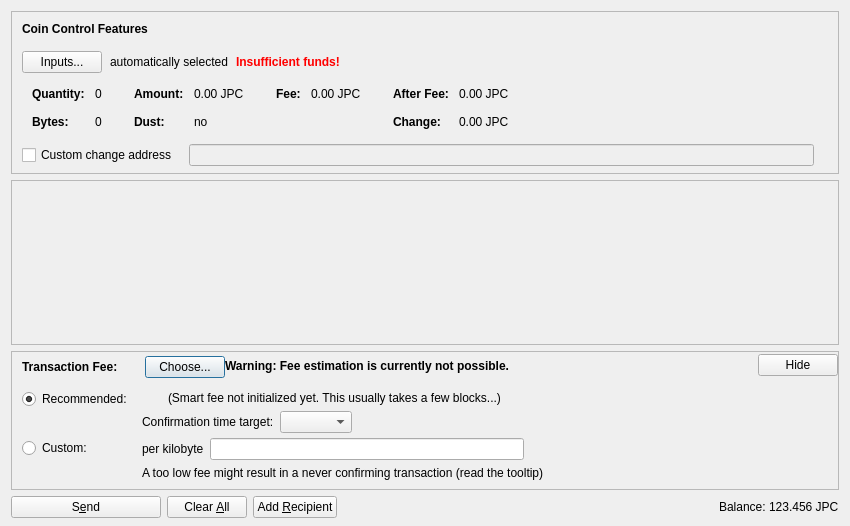
<?xml version="1.0" encoding="UTF-8"?>
<ui version="4.0">
 <class>SendCoinsDialog</class>
 <widget class="QDialog" name="SendCoinsDialog">
  <property name="geometry">
   <rect>
    <x>0</x>
    <y>0</y>
    <width>850</width>
    <height>526</height>
   </rect>
  </property>
  <property name="windowTitle">
   <string>Send Coins</string>
  </property>
  <layout class="QVBoxLayout" name="verticalLayout" stretch="0,1,0,0">
   <property name="bottomMargin">
    <number>8</number>
   </property>
   <item>
    <widget class="QFrame" name="frameCoinControl">
     <property name="sizePolicy">
      <sizepolicy hsizetype="Expanding" vsizetype="Expanding">
       <horstretch>0</horstretch>
       <verstretch>0</verstretch>
      </sizepolicy>
     </property>
     <property name="maximumSize">
      <size>
       <width>16777215</width>
       <height>16777215</height>
      </size>
     </property>
     <property name="frameShape">
      <enum>QFrame::StyledPanel</enum>
     </property>
     <property name="frameShadow">
      <enum>QFrame::Sunken</enum>
     </property>
     <layout class="QVBoxLayout" name="verticalLayoutCoinControl2">
      <property name="spacing">
       <number>0</number>
      </property>
      <property name="leftMargin">
       <number>0</number>
      </property>
      <property name="topMargin">
       <number>0</number>
      </property>
      <property name="rightMargin">
       <number>0</number>
      </property>
      <property name="bottomMargin">
       <number>6</number>
      </property>
      <item>
       <layout class="QVBoxLayout" name="verticalLayoutCoinControl" stretch="0,0,0,0,1">
        <property name="spacing">
         <number>0</number>
        </property>
        <property name="leftMargin">
         <number>10</number>
        </property>
        <property name="topMargin">
         <number>10</number>
        </property>
        <item>
         <layout class="QHBoxLayout" name="horizontalLayoutCoinControl1">
          <property name="bottomMargin">
           <number>15</number>
          </property>
          <item>
           <widget class="QLabel" name="labelCoinControlFeatures">
            <property name="sizePolicy">
             <sizepolicy hsizetype="Preferred" vsizetype="Maximum">
              <horstretch>0</horstretch>
              <verstretch>0</verstretch>
             </sizepolicy>
            </property>
            <property name="font">
             <font>
              <weight>75</weight>
              <bold>true</bold>
             </font>
            </property>
            <property name="styleSheet">
             <string notr="true">font-weight:bold;</string>
            </property>
            <property name="text">
             <string>Coin Control Features</string>
            </property>
           </widget>
          </item>
         </layout>
        </item>
        <item>
         <layout class="QHBoxLayout" name="horizontalLayoutCoinControl2" stretch="0,0,0,0">
          <property name="spacing">
           <number>8</number>
          </property>
          <property name="bottomMargin">
           <number>10</number>
          </property>
          <item>
           <widget class="QPushButton" name="pushButtonCoinControl">
            <property name="styleSheet">
             <string notr="true"/>
            </property>
            <property name="text">
             <string>Inputs...</string>
            </property>
            <property name="autoDefault">
             <bool>false</bool>
            </property>
           </widget>
          </item>
          <item>
           <widget class="QLabel" name="labelCoinControlAutomaticallySelected">
            <property name="text">
             <string>automatically selected</string>
            </property>
            <property name="margin">
             <number>5</number>
            </property>
           </widget>
          </item>
          <item>
           <widget class="QLabel" name="labelCoinControlInsuffFunds">
            <property name="font">
             <font>
              <weight>75</weight>
              <bold>true</bold>
             </font>
            </property>
            <property name="styleSheet">
             <string notr="true">color:red;font-weight:bold;</string>
            </property>
            <property name="text">
             <string>Insufficient funds!</string>
            </property>
            <property name="margin">
             <number>5</number>
            </property>
           </widget>
          </item>
          <item>
           <spacer name="horizontalSpacerCoinControl">
            <property name="orientation">
             <enum>Qt::Horizontal</enum>
            </property>
            <property name="sizeHint" stdset="0">
             <size>
              <width>40</width>
              <height>1</height>
             </size>
            </property>
           </spacer>
          </item>
         </layout>
        </item>
        <item>
         <widget class="QWidget" name="widgetCoinControl" native="true">
          <property name="sizePolicy">
           <sizepolicy hsizetype="Preferred" vsizetype="Preferred">
            <horstretch>0</horstretch>
            <verstretch>0</verstretch>
           </sizepolicy>
          </property>
          <property name="minimumSize">
           <size>
            <width>0</width>
            <height>0</height>
           </size>
          </property>
          <property name="styleSheet">
           <string notr="true"/>
          </property>
          <layout class="QHBoxLayout" name="horizontalLayoutCoinControl5">
           <property name="leftMargin">
            <number>0</number>
           </property>
           <property name="topMargin">
            <number>0</number>
           </property>
           <property name="rightMargin">
            <number>0</number>
           </property>
           <property name="bottomMargin">
            <number>0</number>
           </property>
           <item>
            <layout class="QHBoxLayout" name="horizontalLayoutCoinControl3" stretch="0,0,0,1">
             <property name="spacing">
              <number>20</number>
             </property>
             <property name="topMargin">
              <number>0</number>
             </property>
             <property name="bottomMargin">
              <number>10</number>
             </property>
             <item>
              <layout class="QFormLayout" name="formLayoutCoinControl1">
               <property name="horizontalSpacing">
                <number>10</number>
               </property>
               <property name="verticalSpacing">
                <number>14</number>
               </property>
               <property name="leftMargin">
                <number>10</number>
               </property>
               <property name="topMargin">
                <number>4</number>
               </property>
               <property name="rightMargin">
                <number>6</number>
               </property>
               <item row="0" column="0">
                <widget class="QLabel" name="labelCoinControlQuantityText">
                 <property name="font">
                  <font>
                   <weight>75</weight>
                   <bold>true</bold>
                  </font>
                 </property>
                 <property name="text">
                  <string>Quantity:</string>
                 </property>
                 <property name="margin">
                  <number>0</number>
                 </property>
                </widget>
               </item>
               <item row="0" column="1">
                <widget class="QLabel" name="labelCoinControlQuantity">
                 <property name="cursor">
                  <cursorShape>IBeamCursor</cursorShape>
                 </property>
                 <property name="contextMenuPolicy">
                  <enum>Qt::ActionsContextMenu</enum>
                 </property>
                 <property name="text">
                  <string notr="true">0</string>
                 </property>
                 <property name="margin">
                  <number>0</number>
                 </property>
                 <property name="textInteractionFlags">
                  <set>Qt::LinksAccessibleByMouse|Qt::TextSelectableByKeyboard|Qt::TextSelectableByMouse</set>
                 </property>
                </widget>
               </item>
               <item row="1" column="0">
                <widget class="QLabel" name="labelCoinControlBytesText">
                 <property name="font">
                  <font>
                   <weight>75</weight>
                   <bold>true</bold>
                  </font>
                 </property>
                 <property name="text">
                  <string>Bytes:</string>
                 </property>
                </widget>
               </item>
               <item row="1" column="1">
                <widget class="QLabel" name="labelCoinControlBytes">
                 <property name="cursor">
                  <cursorShape>IBeamCursor</cursorShape>
                 </property>
                 <property name="contextMenuPolicy">
                  <enum>Qt::ActionsContextMenu</enum>
                 </property>
                 <property name="text">
                  <string notr="true">0</string>
                 </property>
                 <property name="textInteractionFlags">
                  <set>Qt::LinksAccessibleByMouse|Qt::TextSelectableByKeyboard|Qt::TextSelectableByMouse</set>
                 </property>
                </widget>
               </item>
              </layout>
             </item>
             <item>
              <layout class="QFormLayout" name="formLayoutCoinControl2">
               <property name="horizontalSpacing">
                <number>10</number>
               </property>
               <property name="verticalSpacing">
                <number>14</number>
               </property>
               <property name="leftMargin">
                <number>6</number>
               </property>
               <property name="topMargin">
                <number>4</number>
               </property>
               <property name="rightMargin">
                <number>6</number>
               </property>
               <item row="0" column="0">
                <widget class="QLabel" name="labelCoinControlAmountText">
                 <property name="font">
                  <font>
                   <weight>75</weight>
                   <bold>true</bold>
                  </font>
                 </property>
                 <property name="text">
                  <string>Amount:</string>
                 </property>
                 <property name="margin">
                  <number>0</number>
                 </property>
                </widget>
               </item>
               <item row="0" column="1">
                <widget class="QLabel" name="labelCoinControlAmount">
                 <property name="cursor">
                  <cursorShape>IBeamCursor</cursorShape>
                 </property>
                 <property name="contextMenuPolicy">
                  <enum>Qt::ActionsContextMenu</enum>
                 </property>
                 <property name="text">
                  <string notr="true">0.00 JPC</string>
                 </property>
                 <property name="textInteractionFlags">
                  <set>Qt::LinksAccessibleByMouse|Qt::TextSelectableByKeyboard|Qt::TextSelectableByMouse</set>
                 </property>
                </widget>
               </item>
               <item row="1" column="0">
                <widget class="QLabel" name="labelCoinControlLowOutputText">
                 <property name="font">
                  <font>
                   <weight>75</weight>
                   <bold>true</bold>
                  </font>
                 </property>
                 <property name="text">
                  <string>Dust:</string>
                 </property>
                </widget>
               </item>
               <item row="1" column="1">
                <widget class="QLabel" name="labelCoinControlLowOutput">
                 <property name="cursor">
                  <cursorShape>IBeamCursor</cursorShape>
                 </property>
                 <property name="contextMenuPolicy">
                  <enum>Qt::ActionsContextMenu</enum>
                 </property>
                 <property name="text">
                  <string notr="true">no</string>
                 </property>
                 <property name="textInteractionFlags">
                  <set>Qt::LinksAccessibleByMouse|Qt::TextSelectableByKeyboard|Qt::TextSelectableByMouse</set>
                 </property>
                </widget>
               </item>
              </layout>
             </item>
             <item>
              <layout class="QFormLayout" name="formLayoutCoinControl3">
               <property name="horizontalSpacing">
                <number>10</number>
               </property>
               <property name="verticalSpacing">
                <number>14</number>
               </property>
               <property name="leftMargin">
                <number>6</number>
               </property>
               <property name="topMargin">
                <number>4</number>
               </property>
               <property name="rightMargin">
                <number>6</number>
               </property>
               <item row="0" column="0">
                <widget class="QLabel" name="labelCoinControlFeeText">
                 <property name="font">
                  <font>
                   <weight>75</weight>
                   <bold>true</bold>
                  </font>
                 </property>
                 <property name="text">
                  <string>Fee:</string>
                 </property>
                 <property name="margin">
                  <number>0</number>
                 </property>
                </widget>
               </item>
               <item row="0" column="1">
                <widget class="QLabel" name="labelCoinControlFee">
                 <property name="cursor">
                  <cursorShape>IBeamCursor</cursorShape>
                 </property>
                 <property name="contextMenuPolicy">
                  <enum>Qt::ActionsContextMenu</enum>
                 </property>
                 <property name="text">
                  <string notr="true">0.00 JPC</string>
                 </property>
                 <property name="textInteractionFlags">
                  <set>Qt::LinksAccessibleByMouse|Qt::TextSelectableByKeyboard|Qt::TextSelectableByMouse</set>
                 </property>
                </widget>
               </item>
              </layout>
             </item>
             <item>
              <layout class="QFormLayout" name="formLayoutCoinControl4">
               <property name="horizontalSpacing">
                <number>10</number>
               </property>
               <property name="verticalSpacing">
                <number>14</number>
               </property>
               <property name="leftMargin">
                <number>6</number>
               </property>
               <property name="topMargin">
                <number>4</number>
               </property>
               <property name="rightMargin">
                <number>6</number>
               </property>
               <item row="0" column="0">
                <widget class="QLabel" name="labelCoinControlAfterFeeText">
                 <property name="font">
                  <font>
                   <weight>75</weight>
                   <bold>true</bold>
                  </font>
                 </property>
                 <property name="text">
                  <string>After Fee:</string>
                 </property>
                 <property name="margin">
                  <number>0</number>
                 </property>
                </widget>
               </item>
               <item row="0" column="1">
                <widget class="QLabel" name="labelCoinControlAfterFee">
                 <property name="cursor">
                  <cursorShape>IBeamCursor</cursorShape>
                 </property>
                 <property name="contextMenuPolicy">
                  <enum>Qt::ActionsContextMenu</enum>
                 </property>
                 <property name="text">
                  <string notr="true">0.00 JPC</string>
                 </property>
                 <property name="textInteractionFlags">
                  <set>Qt::LinksAccessibleByMouse|Qt::TextSelectableByKeyboard|Qt::TextSelectableByMouse</set>
                 </property>
                </widget>
               </item>
               <item row="1" column="0">
                <widget class="QLabel" name="labelCoinControlChangeText">
                 <property name="font">
                  <font>
                   <weight>75</weight>
                   <bold>true</bold>
                  </font>
                 </property>
                 <property name="text">
                  <string>Change:</string>
                 </property>
                </widget>
               </item>
               <item row="1" column="1">
                <widget class="QLabel" name="labelCoinControlChange">
                 <property name="cursor">
                  <cursorShape>IBeamCursor</cursorShape>
                 </property>
                 <property name="contextMenuPolicy">
                  <enum>Qt::ActionsContextMenu</enum>
                 </property>
                 <property name="text">
                  <string notr="true">0.00 JPC</string>
                 </property>
                 <property name="textInteractionFlags">
                  <set>Qt::LinksAccessibleByMouse|Qt::TextSelectableByKeyboard|Qt::TextSelectableByMouse</set>
                 </property>
                </widget>
               </item>
              </layout>
             </item>
            </layout>
           </item>
          </layout>
         </widget>
        </item>
        <item>
         <layout class="QHBoxLayout" name="horizontalLayoutCoinControl4" stretch="0,0,0">
          <property name="spacing">
           <number>12</number>
          </property>
          <property name="sizeConstraint">
           <enum>QLayout::SetDefaultConstraint</enum>
          </property>
          <property name="topMargin">
           <number>5</number>
          </property>
          <property name="rightMargin">
           <number>5</number>
          </property>
          <item>
           <widget class="QCheckBox" name="checkBoxCoinControlChange">
            <property name="toolTip">
             <string>If this is activated, but the change address is empty or invalid, change will be sent to a newly generated address.</string>
            </property>
            <property name="text">
             <string>Custom change address</string>
            </property>
           </widget>
          </item>
          <item>
           <widget class="QValidatedLineEdit" name="lineEditCoinControlChange">
            <property name="enabled">
             <bool>false</bool>
            </property>
            <property name="sizePolicy">
             <sizepolicy hsizetype="Expanding" vsizetype="Fixed">
              <horstretch>0</horstretch>
              <verstretch>0</verstretch>
             </sizepolicy>
            </property>
           </widget>
          </item>
          <item>
           <widget class="QLabel" name="labelCoinControlChangeLabel">
            <property name="sizePolicy">
             <sizepolicy hsizetype="Preferred" vsizetype="Expanding">
              <horstretch>0</horstretch>
              <verstretch>0</verstretch>
             </sizepolicy>
            </property>
            <property name="minimumSize">
             <size>
              <width>0</width>
              <height>0</height>
             </size>
            </property>
            <property name="text">
             <string/>
            </property>
            <property name="margin">
             <number>3</number>
            </property>
           </widget>
          </item>
         </layout>
        </item>
        <item>
         <spacer name="verticalSpacerCoinControl">
          <property name="orientation">
           <enum>Qt::Vertical</enum>
          </property>
          <property name="sizeHint" stdset="0">
           <size>
            <width>800</width>
            <height>1</height>
           </size>
          </property>
         </spacer>
        </item>
       </layout>
      </item>
     </layout>
    </widget>
   </item>
   <item>
    <widget class="QScrollArea" name="scrollArea">
     <property name="widgetResizable">
      <bool>true</bool>
     </property>
     <widget class="QWidget" name="scrollAreaWidgetContents">
      <property name="geometry">
       <rect>
        <x>0</x>
        <y>0</y>
        <width>830</width>
        <height>104</height>
       </rect>
      </property>
      <layout class="QVBoxLayout" name="verticalLayout_2" stretch="0,1">
       <property name="leftMargin">
        <number>0</number>
       </property>
       <property name="topMargin">
        <number>0</number>
       </property>
       <property name="rightMargin">
        <number>0</number>
       </property>
       <property name="bottomMargin">
        <number>0</number>
       </property>
       <item>
        <layout class="QVBoxLayout" name="entries">
         <property name="spacing">
          <number>6</number>
         </property>
        </layout>
       </item>
       <item>
        <spacer name="verticalSpacer">
         <property name="orientation">
          <enum>Qt::Vertical</enum>
         </property>
         <property name="sizeHint" stdset="0">
          <size>
           <width>20</width>
           <height>40</height>
          </size>
         </property>
        </spacer>
       </item>
      </layout>
     </widget>
    </widget>
   </item>
   <item>
    <widget class="QFrame" name="frameFee">
     <property name="sizePolicy">
      <sizepolicy hsizetype="Expanding" vsizetype="Expanding">
       <horstretch>0</horstretch>
       <verstretch>0</verstretch>
      </sizepolicy>
     </property>
     <property name="maximumSize">
      <size>
       <width>16777215</width>
       <height>16777215</height>
      </size>
     </property>
     <property name="frameShape">
      <enum>QFrame::StyledPanel</enum>
     </property>
     <property name="frameShadow">
      <enum>QFrame::Sunken</enum>
     </property>
     <layout class="QVBoxLayout" name="verticalLayoutFee1">
      <property name="spacing">
       <number>0</number>
      </property>
      <property name="leftMargin">
       <number>0</number>
      </property>
      <property name="topMargin">
       <number>0</number>
      </property>
      <property name="rightMargin">
       <number>0</number>
      </property>
      <property name="bottomMargin">
       <number>0</number>
      </property>
      <item>
       <layout class="QVBoxLayout" name="verticalLayoutFee2" stretch="0,0,0">
        <property name="spacing">
         <number>0</number>
        </property>
        <property name="leftMargin">
         <number>10</number>
        </property>
        <property name="topMargin">
         <number>0</number>
        </property>
        <item>
         <layout class="QHBoxLayout" name="horizontalLayoutFee1">
          <property name="bottomMargin">
           <number>0</number>
          </property>
          <item>
           <layout class="QVBoxLayout" name="verticalLayoutFee7">
            <property name="spacing">
             <number>0</number>
            </property>
            <item>
             <spacer name="verticalSpacerSmartFee">
              <property name="orientation">
               <enum>Qt::Vertical</enum>
              </property>
              <property name="sizeType">
               <enum>QSizePolicy::Fixed</enum>
              </property>
              <property name="sizeHint" stdset="0">
               <size>
                <width>1</width>
                <height>4</height>
               </size>
              </property>
             </spacer>
            </item>
            <item>
             <layout class="QHBoxLayout" name="horizontalLayoutSmartFee">
              <property name="spacing">
               <number>10</number>
              </property>
              <item>
               <widget class="QLabel" name="labelFeeHeadline">
                <property name="sizePolicy">
                 <sizepolicy hsizetype="Preferred" vsizetype="Maximum">
                  <horstretch>0</horstretch>
                  <verstretch>0</verstretch>
                 </sizepolicy>
                </property>
                <property name="font">
                 <font>
                  <weight>75</weight>
                  <bold>true</bold>
                 </font>
                </property>
                <property name="styleSheet">
                 <string notr="true">font-weight:bold;</string>
                </property>
                <property name="text">
                 <string>Transaction Fee:</string>
                </property>
               </widget>
              </item>
              <item>
               <widget class="QLabel" name="labelFeeMinimized">
                <property name="text">
                 <string/>
                </property>
               </widget>
              </item>
              <item>
               <widget class="QPushButton" name="buttonChooseFee">
                <property name="text">
                 <string>Choose...</string>
                </property>
               </widget>
              </item>
             </layout>
            </item>
            <item>
             <spacer name="verticalSpacer_5">
              <property name="orientation">
               <enum>Qt::Vertical</enum>
              </property>
              <property name="sizeHint" stdset="0">
               <size>
                <width>1</width>
                <height>1</height>
               </size>
              </property>
             </spacer>
            </item>
           </layout>
          </item>
          <item>
           <widget class="QLabel" name="fallbackFeeWarningLabel">
            <property name="toolTip">
             <string>Using the fallbackfee can result in sending a transaction that will take several hours or days (or never) to confirm. Consider choosing your fee manually or wait until you have validated the complete chain.</string>
            </property>
            <property name="font">
            <font>
                <weight>75</weight>
                <bold>true</bold>
            </font>
            </property>
            <property name="text">
             <string>Warning: Fee estimation is currently not possible.</string>
            </property>
            <property name="wordWrap">
             <bool>false</bool>
            </property>
           </widget>
          </item>
          <item>
           <spacer name="horizontalSpacer_4">
            <property name="orientation">
             <enum>Qt::Horizontal</enum>
            </property>
            <property name="sizeType">
             <enum>QSizePolicy::MinimumExpanding</enum>
            </property>
            <property name="sizeHint" stdset="0">
             <size>
              <width>40</width>
              <height>20</height>
             </size>
            </property>
           </spacer>
          </item>
          <item>
           <widget class="QPushButton" name="buttonMinimizeFee">
            <property name="toolTip">
             <string>collapse fee-settings</string>
            </property>
            <property name="text">
             <string>Hide</string>
            </property>
           </widget>
          </item>
         </layout>
        </item>
        <item>
         <widget class="QFrame" name="frameFeeSelection">
          <layout class="QVBoxLayout" name="verticalLayoutFee12">
           <property name="spacing">
            <number>0</number>
           </property>
           <property name="leftMargin">
            <number>0</number>
           </property>
           <property name="topMargin">
            <number>0</number>
           </property>
           <property name="rightMargin">
            <number>0</number>
           </property>
           <property name="bottomMargin">
            <number>0</number>
           </property>
           <item>
            <layout class="QGridLayout" name="gridLayoutFee">
             <property name="topMargin">
              <number>10</number>
             </property>
             <property name="bottomMargin">
              <number>4</number>
             </property>
             <property name="horizontalSpacing">
              <number>10</number>
             </property>
             <property name="verticalSpacing">
              <number>4</number>
             </property>
             <item row="1" column="1">
              <layout class="QVBoxLayout" name="verticalLayoutFee8">
               <property name="spacing">
                <number>6</number>
               </property>
               <item>
                <layout class="QHBoxLayout" name="horizontalLayoutFee13">
                 <item>
                  <widget class="QLabel" name="labelCustomPerKilobyte">
                   <property name="toolTip">
                    <string>Specify a custom fee per kB (1,000 bytes) of the transaction's virtual size.

Note:  Since the fee is calculated on a per-byte basis, a fee of "100 satoshis per kB" for a transaction size of 500 bytes (half of 1 kB) would ultimately yield a fee of only 50 satoshis.</string>
                   </property>
                   <property name="text">
                    <string>per kilobyte</string>
                   </property>
                  </widget>
                 </item>
                 <item>
                  <widget class="BitcoinAmountField" name="customFee"/>
                 </item>
                 <item>
                  <spacer name="horizontalSpacer_6">
                   <property name="orientation">
                    <enum>Qt::Horizontal</enum>
                   </property>
                   <property name="sizeHint" stdset="0">
                    <size>
                     <width>1</width>
                     <height>1</height>
                    </size>
                   </property>
                  </spacer>
                 </item>
                </layout>
               </item>
               <item>
                <layout class="QHBoxLayout" name="horizontalLayoutFee8">
                 <item>
                  <widget class="QLabel" name="labelCustomFeeWarning">
                   <property name="enabled">
                    <bool>true</bool>
                   </property>
                   <property name="toolTip">
                    <string>When there is less transaction volume than space in the blocks, miners as well as relaying nodes may enforce a minimum fee. Paying only this minimum fee is just fine, but be aware that this can result in a never confirming transaction once there is more demand for japancoin transactions than the network can process.</string>
                   </property>
                   <property name="text">
                    <string>A too low fee might result in a never confirming transaction (read the tooltip)</string>
                   </property>
                  </widget>
                 </item>
                 <item>
                  <spacer name="horizontalSpacer_2">
                   <property name="orientation">
                    <enum>Qt::Horizontal</enum>
                   </property>
                   <property name="sizeHint" stdset="0">
                    <size>
                     <width>1</width>
                     <height>1</height>
                    </size>
                   </property>
                  </spacer>
                 </item>
                </layout>
               </item>
              </layout>
             </item>
             <item row="0" column="0">
              <layout class="QVBoxLayout" name="verticalLayoutFee4" stretch="0,1">
               <item>
                <widget class="QRadioButton" name="radioSmartFee">
                 <property name="text">
                  <string>Recommended:</string>
                 </property>
                 <property name="checked">
                  <bool>true</bool>
                 </property>
                 <attribute name="buttonGroup">
                  <string notr="true">groupFee</string>
                 </attribute>
                </widget>
               </item>
               <item>
                <spacer name="verticalSpacer_2">
                 <property name="orientation">
                  <enum>Qt::Vertical</enum>
                 </property>
                 <property name="sizeHint" stdset="0">
                  <size>
                   <width>1</width>
                   <height>1</height>
                  </size>
                 </property>
                </spacer>
               </item>
              </layout>
             </item>
             <item row="1" column="0">
              <layout class="QVBoxLayout" name="verticalLayoutFee9" stretch="0,1">
               <item>
                <widget class="QRadioButton" name="radioCustomFee">
                 <property name="text">
                  <string>Custom:</string>
                 </property>
                 <attribute name="buttonGroup">
                  <string notr="true">groupFee</string>
                 </attribute>
                </widget>
               </item>
               <item>
                <spacer name="verticalSpacer_6">
                 <property name="orientation">
                  <enum>Qt::Vertical</enum>
                 </property>
                 <property name="sizeHint" stdset="0">
                  <size>
                   <width>1</width>
                   <height>1</height>
                  </size>
                 </property>
                </spacer>
               </item>
              </layout>
             </item>
             <item row="0" column="1">
              <layout class="QVBoxLayout" name="verticalLayoutFee3" stretch="0,0,1">
               <property name="spacing">
                <number>6</number>
               </property>
               <property name="topMargin">
                <number>2</number>
               </property>
               <item>
                <layout class="QHBoxLayout" name="horizontalLayoutFee12">
                 <item>
                  <widget class="QLabel" name="labelSmartFee">
                   <property name="text">
                    <string/>
                   </property>
                  </widget>
                 </item>
                 <item>
                  <widget class="QLabel" name="labelFeeEstimation">
                   <property name="text">
                    <string/>
                   </property>
                  </widget>
                 </item>
                 <item>
                  <widget class="QLabel" name="labelSmartFee2">
                   <property name="text">
                    <string>(Smart fee not initialized yet. This usually takes a few blocks...)</string>
                   </property>
                  </widget>
                 </item>
                 <item>
                  <spacer name="horizontalSpacer_5">
                   <property name="orientation">
                    <enum>Qt::Horizontal</enum>
                   </property>
                   <property name="sizeHint" stdset="0">
                    <size>
                     <width>1</width>
                     <height>1</height>
                    </size>
                   </property>
                  </spacer>
                 </item>
                </layout>
               </item>
               <item>
                <layout class="QHBoxLayout" name="horizontalLayoutFee9">
                 <item>
                  <layout class="QVBoxLayout" name="verticalLayoutFee6">
                   <item>
                    <widget class="QLabel" name="labelSmartFee3">
                     <property name="text">
                      <string>Confirmation time target:</string>
                     </property>
                    </widget>
                   </item>
                  </layout>
                 </item>
                 <item>
                  <layout class="QVBoxLayout" name="verticalLayoutFee5">
                   <property name="rightMargin">
                    <number>30</number>
                   </property>
                   <item>
                    <layout class="QHBoxLayout" name="horizontalLayoutConfTarget">
                     <property name="bottomMargin">
                      <number>0</number>
                     </property>
                     <item>
                      <widget class="QComboBox" name="confTargetSelector"/>
                     </item>
                     <item>
                      <spacer name="horizontalSpacerConfTarget">
                       <property name="orientation">
                        <enum>Qt::Horizontal</enum>
                       </property>
                       <property name="sizeHint" stdset="0">
                        <size>
                         <width>40</width>
                         <height>20</height>
                        </size>
                       </property>
                      </spacer>
                     </item>
                    </layout>
                   </item>
                  </layout>
                 </item>
                </layout>
               </item>
               <item>
                <spacer name="verticalSpacer_4">
                 <property name="orientation">
                  <enum>Qt::Vertical</enum>
                 </property>
                 <property name="sizeHint" stdset="0">
                  <size>
                   <width>1</width>
                   <height>1</height>
                  </size>
                 </property>
                </spacer>
               </item>
              </layout>
             </item>
            </layout>
           </item>
          </layout>
         </widget>
        </item>
        <item>
         <spacer name="verticalSpacerFee">
          <property name="orientation">
           <enum>Qt::Vertical</enum>
          </property>
          <property name="sizeHint" stdset="0">
           <size>
            <width>40</width>
            <height>5</height>
           </size>
          </property>
         </spacer>
        </item>
       </layout>
      </item>
     </layout>
    </widget>
   </item>
   <item>
    <layout class="QHBoxLayout" name="horizontalLayout">
     <item>
      <widget class="QPushButton" name="sendButton">
       <property name="minimumSize">
        <size>
         <width>150</width>
         <height>0</height>
        </size>
       </property>
       <property name="toolTip">
        <string>Confirm the send action</string>
       </property>
       <property name="text">
        <string>S&amp;end</string>
       </property>
       <property name="icon">
        <iconset resource="../bitcoin.qrc">
         <normaloff>:/icons/send</normaloff>:/icons/send</iconset>
       </property>
       <property name="autoDefault">
        <bool>false</bool>
       </property>
       <property name="default">
        <bool>false</bool>
       </property>
      </widget>
     </item>
     <item>
      <widget class="QPushButton" name="clearButton">
       <property name="sizePolicy">
        <sizepolicy hsizetype="Minimum" vsizetype="Fixed">
         <horstretch>0</horstretch>
         <verstretch>0</verstretch>
        </sizepolicy>
       </property>
       <property name="toolTip">
        <string>Clear all fields of the form.</string>
       </property>
       <property name="text">
        <string>Clear &amp;All</string>
       </property>
       <property name="icon">
        <iconset resource="../bitcoin.qrc">
         <normaloff>:/icons/remove</normaloff>:/icons/remove</iconset>
       </property>
       <property name="autoDefault">
        <bool>false</bool>
       </property>
      </widget>
     </item>
     <item>
      <widget class="QPushButton" name="addButton">
       <property name="toolTip">
        <string>Send to multiple recipients at once</string>
       </property>
       <property name="text">
        <string>Add &amp;Recipient</string>
       </property>
       <property name="icon">
        <iconset resource="../bitcoin.qrc">
         <normaloff>:/icons/add</normaloff>:/icons/add</iconset>
       </property>
       <property name="autoDefault">
        <bool>false</bool>
       </property>
      </widget>
     </item>
     <item>
      <spacer name="horizontalSpacer">
       <property name="orientation">
        <enum>Qt::Horizontal</enum>
       </property>
       <property name="sizeHint" stdset="0">
        <size>
         <width>40</width>
         <height>20</height>
        </size>
       </property>
      </spacer>
     </item>
     <item>
      <layout class="QHBoxLayout" name="horizontalLayout_2">
       <property name="spacing">
        <number>3</number>
       </property>
       <item>
        <widget class="QLabel" name="label">
         <property name="sizePolicy">
          <sizepolicy hsizetype="Preferred" vsizetype="Fixed">
           <horstretch>0</horstretch>
           <verstretch>0</verstretch>
          </sizepolicy>
         </property>
         <property name="text">
          <string>Balance:</string>
         </property>
        </widget>
       </item>
       <item>
        <widget class="QLabel" name="labelBalance">
         <property name="sizePolicy">
          <sizepolicy hsizetype="Preferred" vsizetype="Fixed">
           <horstretch>0</horstretch>
           <verstretch>0</verstretch>
          </sizepolicy>
         </property>
         <property name="cursor">
          <cursorShape>IBeamCursor</cursorShape>
         </property>
         <property name="text">
          <string notr="true">123.456 JPC</string>
         </property>
         <property name="textInteractionFlags">
          <set>Qt::LinksAccessibleByMouse|Qt::TextSelectableByKeyboard|Qt::TextSelectableByMouse</set>
         </property>
        </widget>
       </item>
      </layout>
     </item>
    </layout>
   </item>
  </layout>
 </widget>
 <customwidgets>
  <customwidget>
   <class>QValidatedLineEdit</class>
   <extends>QLineEdit</extends>
   <header>qt/qvalidatedlineedit.h</header>
  </customwidget>
  <customwidget>
   <class>BitcoinAmountField</class>
   <extends>QLineEdit</extends>
   <header>qt/bitcoinamountfield.h</header>
   <container>1</container>
  </customwidget>
 </customwidgets>
 <resources>
  <include location="../bitcoin.qrc"/>
 </resources>
 <connections/>
 <buttongroups>
  <buttongroup name="groupFee"/>
 </buttongroups>
</ui>
